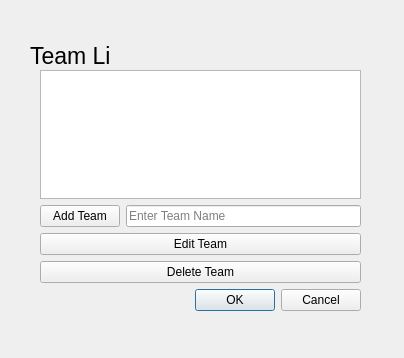
<?xml version="1.0" encoding="UTF-8"?>
<ui version="4.0">
 <class>edit_league_dialog</class>
 <widget class="QDialog" name="edit_league_dialog">
  <property name="windowModality">
   <enum>Qt::WindowModal</enum>
  </property>
  <property name="geometry">
   <rect>
    <x>0</x>
    <y>0</y>
    <width>404</width>
    <height>358</height>
   </rect>
  </property>
  <property name="windowTitle">
   <string>League Editor</string>
  </property>
  <widget class="QLabel" name="team_label">
   <property name="geometry">
    <rect>
     <x>30</x>
     <y>40</y>
     <width>81</width>
     <height>31</height>
    </rect>
   </property>
   <property name="font">
    <font>
     <pointsize>17</pointsize>
    </font>
   </property>
   <property name="text">
    <string>Team List</string>
   </property>
  </widget>
  <widget class="QWidget" name="layoutWidget">
   <property name="geometry">
    <rect>
     <x>40</x>
     <y>70</y>
     <width>321</width>
     <height>241</height>
    </rect>
   </property>
   <layout class="QVBoxLayout" name="verticalLayout_2">
    <item>
     <widget class="QListWidget" name="team_list_widget"/>
    </item>
    <item>
     <layout class="QVBoxLayout" name="verticalLayout">
      <item>
       <layout class="QHBoxLayout" name="horizontalLayout">
        <item>
         <widget class="QPushButton" name="add_team_button">
          <property name="text">
           <string>Add Team</string>
          </property>
         </widget>
        </item>
        <item>
         <widget class="QLineEdit" name="add_team_line_edit">
          <property name="enabled">
           <bool>true</bool>
          </property>
          <property name="alignment">
           <set>Qt::AlignLeading|Qt::AlignLeft|Qt::AlignVCenter</set>
          </property>
          <property name="placeholderText">
           <string>Enter Team Name</string>
          </property>
          <property name="clearButtonEnabled">
           <bool>false</bool>
          </property>
         </widget>
        </item>
       </layout>
      </item>
      <item>
       <widget class="QPushButton" name="edit_team_button">
        <property name="text">
         <string>Edit Team</string>
        </property>
       </widget>
      </item>
      <item>
       <widget class="QPushButton" name="delete_team_button">
        <property name="text">
         <string>Delete Team</string>
        </property>
       </widget>
      </item>
      <item>
       <widget class="QDialogButtonBox" name="buttonBox">
        <property name="orientation">
         <enum>Qt::Horizontal</enum>
        </property>
        <property name="standardButtons">
         <set>QDialogButtonBox::Cancel|QDialogButtonBox::Ok</set>
        </property>
       </widget>
      </item>
     </layout>
    </item>
   </layout>
  </widget>
 </widget>
 <resources/>
 <connections>
  <connection>
   <sender>buttonBox</sender>
   <signal>accepted()</signal>
   <receiver>edit_league_dialog</receiver>
   <slot>accept()</slot>
   <hints>
    <hint type="sourcelabel">
     <x>248</x>
     <y>254</y>
    </hint>
    <hint type="destinationlabel">
     <x>157</x>
     <y>274</y>
    </hint>
   </hints>
  </connection>
  <connection>
   <sender>buttonBox</sender>
   <signal>rejected()</signal>
   <receiver>edit_league_dialog</receiver>
   <slot>reject()</slot>
   <hints>
    <hint type="sourcelabel">
     <x>316</x>
     <y>260</y>
    </hint>
    <hint type="destinationlabel">
     <x>286</x>
     <y>274</y>
    </hint>
   </hints>
  </connection>
 </connections>
</ui>
